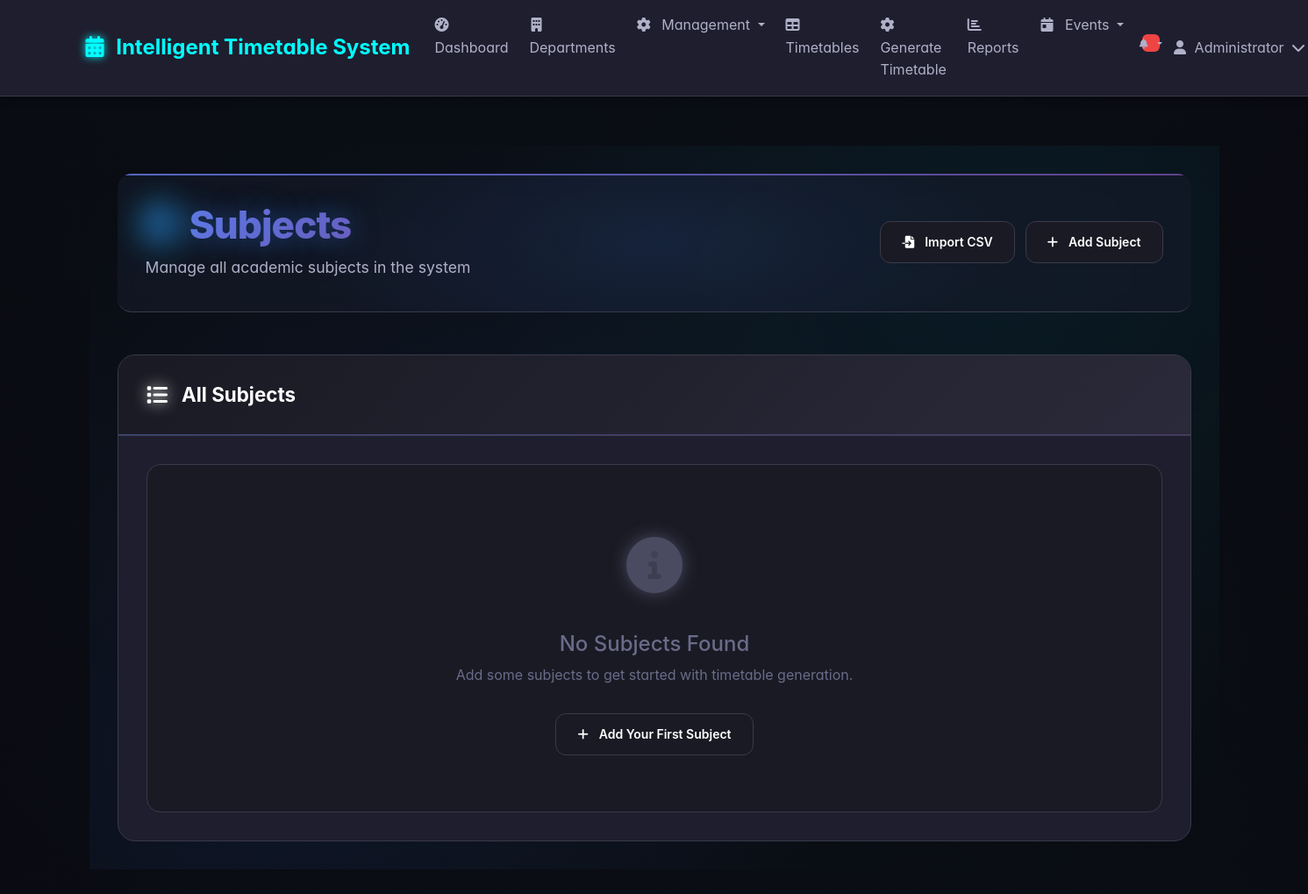
Page /subjects (signed in) on the earlier database version.
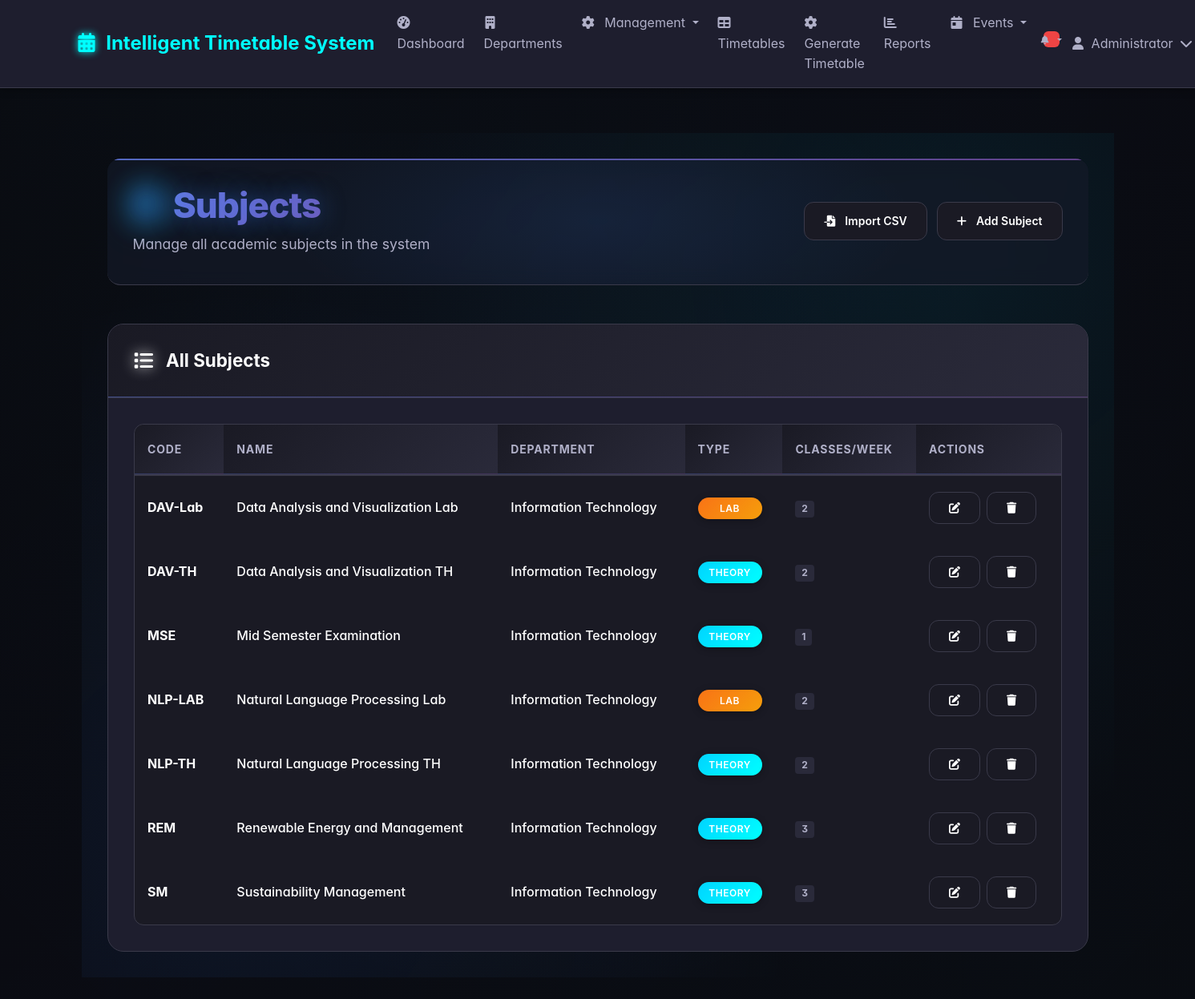
Same page on the later database version.
### tables this page shows
CREATE TABLE subjects (
            id INTEGER PRIMARY KEY AUTOINCREMENT,
            name TEXT NOT NULL,
            code TEXT UNIQUE NOT NULL,
            department_id INTEGER,
            subject_type TEXT DEFAULT 'THEORY',
            classes_per_week INTEGER DEFAULT 3,
            created_at DATETIME DEFAULT CURRENT_TIMESTAMP,
            FOREIGN KEY (department_id) REFERENCES departments (id)
        );

CREATE TABLE departments (
            id INTEGER PRIMARY KEY AUTOINCREMENT,
            name TEXT NOT NULL,
            code TEXT UNIQUE NOT NULL,
            created_at DATETIME DEFAULT CURRENT_TIMESTAMP
        );

### app.py (the view)
@app.route('/subjects')
@login_required
def subjects():
    conn = sqlite3.connect('timetable.db')
    conn.row_factory = sqlite3.Row
    cursor = conn.cursor()
    cursor.execute('''
        SELECT s.*, d.name as department_name
        FROM subjects s
        LEFT JOIN departments d ON s.department_id = d.id
        ORDER BY s.name
    ''')
    subjects = cursor.fetchall()
    conn.close()
    return render_template('subjects.html', subjects=subjects)

### app.py (called while the page is built)
@app.context_processor
def inject_notifications():
    if 'user_id' in session:
        conn = sqlite3.connect('timetable.db')
        conn.row_factory = sqlite3.Row
        cursor = conn.cursor()
        cursor.execute('SELECT COUNT(*) as count FROM notifications WHERE user_id = ? AND is_read = 0', (session['user_id'],))
        notification_count = cursor.fetchone()['count']
        conn.close()
        return {'notification_count': notification_count}
    return {'notification_count': 0}

@app.context_processor
def inject_notifications():
    if 'user_id' in session:
        conn = sqlite3.connect('timetable.db')
        conn.row_factory = sqlite3.Row
        cursor = conn.cursor()
        cursor.execute('SELECT COUNT(*) as count FROM notifications WHERE user_id = ? AND is_read = 0', (session['user_id'],))
        notification_count = cursor.fetchone()['count']
        conn.close()
        return {'notification_count': notification_count}
    return {'notification_count': 0}

@app.context_processor
def utility_processor():
    return dict(get_faculty_subjects=get_faculty_subjects)

### templates/subjects.html (shortened to what the changed rows need)
{% extends "base.html" %}
{% block content %}
<div class="dashboard-container">
    <div class="header-section">
        <div class="header-content">
            <div>
                <h1 class="main-title">
                    <i class="fas fa-book title-icon"></i> Subjects
                </h1>
            </div>
        </div>
    </div>
    <div class="content-card">
        <div class="card-content">
            {% if subjects %}
            <div class="table-container">
                <table class="modern-table">
                    <thead>
                        <tr>
                            <th>Code</th>
                            <th>Name</th>
                            <th>Department</th>
                            <th>Type</th>
                            <th>Classes/Week</th>
                            {% if session.role == 'admin' %}
                            <th>Actions</th>
                            {% endif %}
                        </tr>
                    </thead>
                    <tbody>
                        {% for subject in subjects %}
                        <tr class="table-row">
                            <td class="table-cell fw-bold">{{ subject.code }}</td>
                            <td class="table-cell">{{ subject.name }}</td>
                            <td class="table-cell">{{ subject.department_name or 'N/A' }}</td>
                            <td class="table-cell">
                                <span class="fitness-badge fitness-{{ 'info' if subject.subject_type == 'THEORY' else 'warning' if subject.subject_type == 'LAB' else 'success' }}">
                                    {{ subject.subject_type }}
                                </span>
                            </td>
                            <td class="table-cell">
                                <span class="badge bg-secondary">{{ subject.classes_per_week }}</span>
                            </td>
                            {% if session.role == 'admin' %}
                            <td class="table-cell">
                                <div style="display: flex; gap: 0.5rem;">
                                    <button class="action-btn action-blue" data-bs-toggle="modal"
                                            data-bs-target="#editSubjectModal"
                                            data-id="{{ subject.id }}"
                                            data-name="{{ subject.name }}"
                                            data-code="{{ subject.code }}"
                                            data-dept="{{ subject.department_id }}"
                                            data-type="{{ subject.subject_type }}"
                                            data-classes="{{ subject.classes_per_week }}">
                                        <i class="fas fa-edit"></i>
                                    </button>
                                    <button class="action-btn action-primary" data-bs-toggle="modal"
                                            data-bs-target="#deleteSubjectModal"
                                            data-id="{{ subject.id }}"
                                            data-name="{{ subject.name }}">
                                        <i class="fas fa-trash"></i>
                                    </button>
                                </div>
                            </td>
                            {% endif %}
                        </tr>
                        {% endfor %}
                    </tbody>
                </table>
            </div>
            {% else %}
            <div class="empty-state">
                <div class="empty-icon">
                    <i class="fas fa-info-circle"></i>
                </div>
                <h4>No Subjects Found</h4>
                <p>Add some subjects to get started with timetable generation.</p>
                {% if session.role == 'admin' %}
                <button class="action-btn action-green" data-bs-toggle="modal" data-bs-target="#addSubjectModal" style="margin-top: 1rem;">
                    <i class="fas fa-plus"></i> Add Your First Subject
                </button>
                {% endif %}
            </div>
            {% endif %}
        </div>
    </div>
</div>
{% endblock %}

Differences in the rows shown:
added subjects: code "DAV-Lab", name "Data Analysis and Visualization Lab", name "Information Technology", subject_type "LAB", classes_per_week "2"
added subjects: code "DAV-TH", name "Data Analysis and Visualization TH", name "Information Technology", subject_type "THEORY", classes_per_week "2"
added subjects: code "MSE", name "Mid Semester Examination", name "Information Technology", subject_type "THEORY", classes_per_week "1"
added subjects: code "NLP-LAB", name "Natural Language Processing Lab", name "Information Technology", subject_type "LAB", classes_per_week "2"
added subjects: code "NLP-TH", name "Natural Language Processing TH", name "Information Technology", subject_type "THEORY", classes_per_week "2"
added subjects: code "REM", name "Renewable Energy and Management", name "Information Technology", subject_type "THEORY", classes_per_week "3"
added subjects: code "SM", name "Sustainability Management", name "Information Technology", subject_type "THEORY", classes_per_week "3"
Other differences:
text no longer shown: "No Subjects Found Add some subjects to get started with timetable generation. Add Your First Subject"
text now shown: "CODE NAME DEPARTMENT TYPE CLASSES/WEEK ACTIONS"
